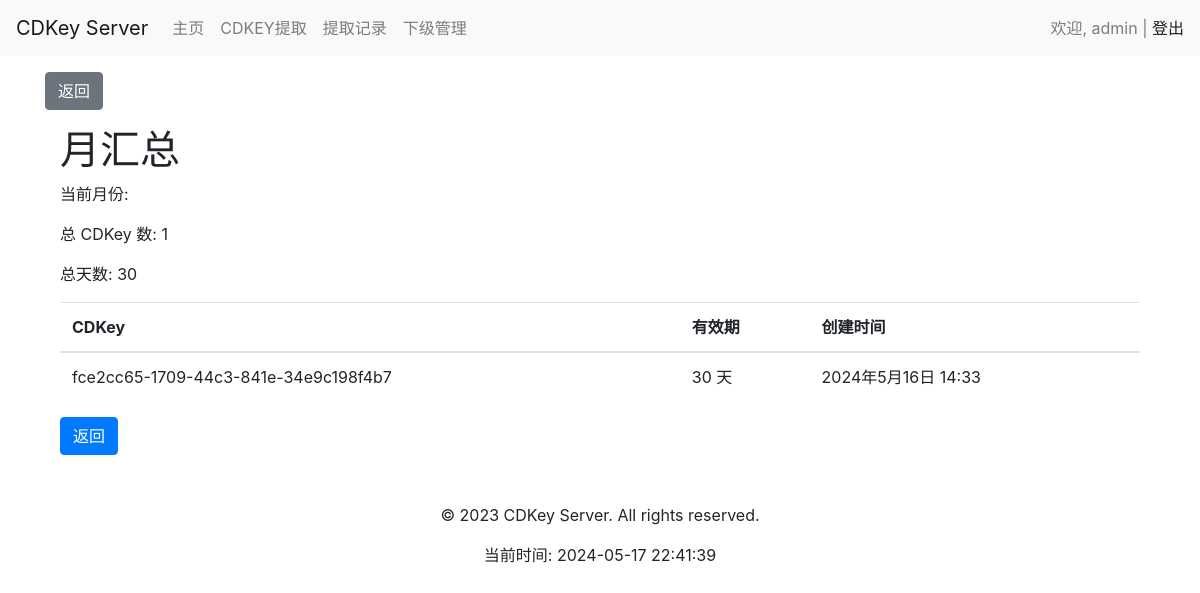
Page /user/cdkey/monthly-summary/ (signed in) on the earlier database version.
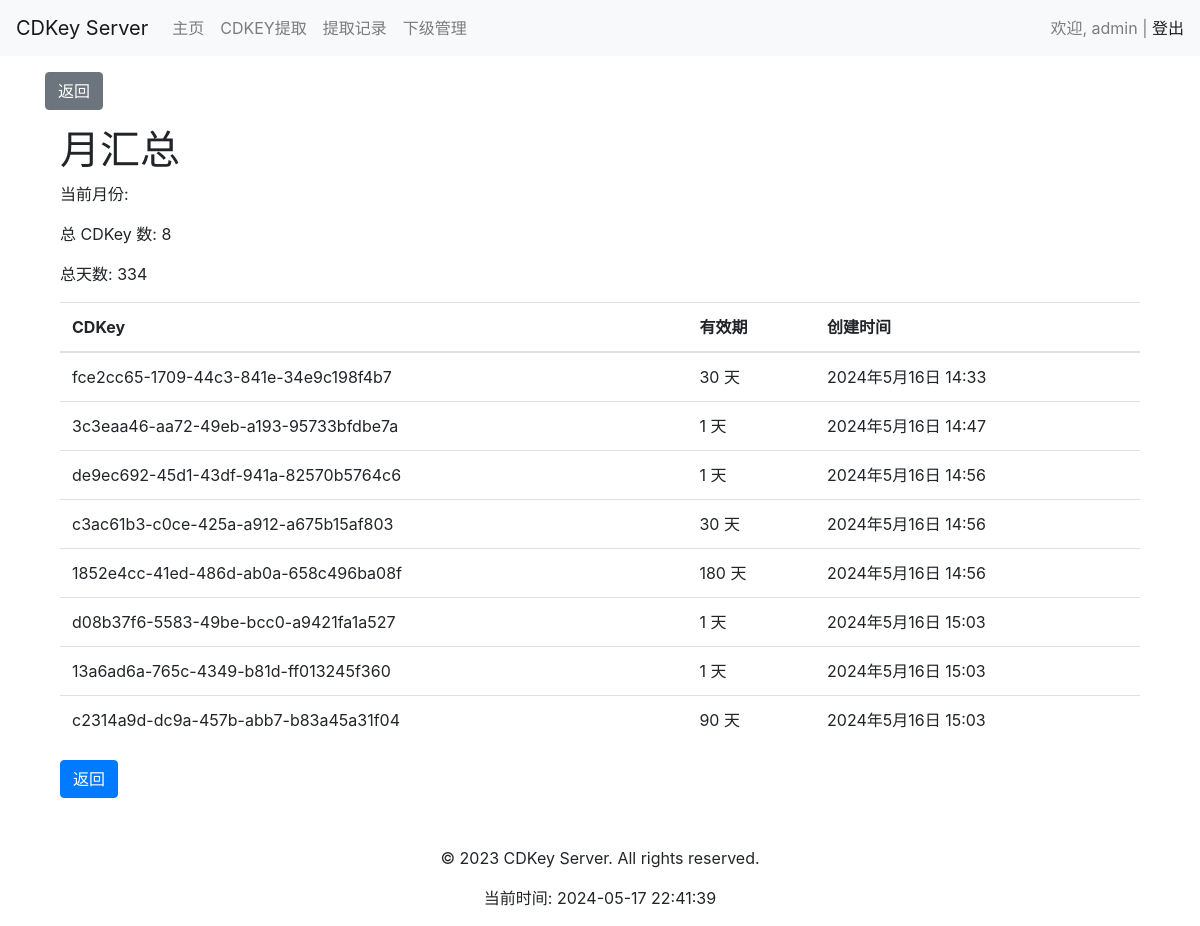
Same page on the later database version.
### user/models.py (models this page shows, shortened)
class CDKey(models.Model):
    VALIDITY_CHOICES = [
        (1, '1 天'),
        (30, '30 天'),
        (90, '90 天'),
        (180, '180 天'),
        (365, '365 天'),
        (730, '730 天'),
    ]
    key = models.CharField(max_length=255, unique=True)
    created_at = models.DateTimeField(auto_now_add=True)
    expires_at = models.DateTimeField()
    created_by = models.ForeignKey('User', on_delete=models.CASCADE, related_name='created_cdkeys')
    used_by = models.ForeignKey('User', on_delete=models.CASCADE, related_name='used_cdkeys', null=True, blank=True)
    used_at = models.DateTimeField(null=True, blank=True)
    validity_days = models.IntegerField(choices=VALIDITY_CHOICES, default=1)
    is_used_field = models.BooleanField(default=False, verbose_name="是否已使用")

### user/views.py (the view)
# urls.py: path('cdkey/monthly-summary/', views.cdkey_monthly_summary, name='cdkey_monthly_summary'),
def cdkey_monthly_summary(request):
    current_month = datetime.now().month
    current_year = datetime.now().year
    cdkeys = CDKey.objects.filter(created_by=request.user, created_at__month=current_month, created_at__year=current_year)
    total_cdkeys = cdkeys.count()
    total_days = sum(cdkey.validity_days for cdkey in cdkeys)
    context = {
        'cdkeys': cdkeys,
        'total_cdkeys': total_cdkeys,
        'total_days': total_days,
    }
    return render(request, 'user/cdkey_monthly_summary.html', context)

### user/templates/user/cdkey_monthly_summary.html
{% extends 'base.html' %}
{% block content %}
<div class="container">
    <h1>月汇总</h1>
    <p>当前月份: {{ current_month }}</p>
    <p>总 CDKey 数: {{ total_cdkeys }}</p>
    <p>总天数: {{ total_days }}</p>
    <table class="table">
        <thead>
            <tr>
                <th>CDKey</th>
                <th>有效期</th>
                <th>创建时间</th>
            </tr>
        </thead>
        <tbody>
            {% for cdkey in cdkeys %}
            <tr>
                <td>{{ cdkey.key }}</td>
                <td>{{ cdkey.validity_days }} 天</td>
                <td>{{ cdkey.created_at }}</td>
            </tr>
            {% endfor %}
        </tbody>
    </table>
    <a href="{% url 'user:cdkey_record' %}" class="btn btn-primary">返回</a>
</div>
{% endblock %}

Differences in the rows shown:
added CDKey: key "3c3eaa46-aa72-49eb-a193-95733bfdbe7a", validity_days "1", created_at "2024年5月16日 14:47"
added CDKey: key "de9ec692-45d1-43df-941a-82570b5764c6", validity_days "1", created_at "2024年5月16日 14:56"
added CDKey: key "c3ac61b3-c0ce-425a-a912-a675b15af803", validity_days "30", created_at "2024年5月16日 14:56"
added CDKey: key "1852e4cc-41ed-486d-ab0a-658c496ba08f", validity_days "180", created_at "2024年5月16日 14:56"
added CDKey: key "d08b37f6-5583-49be-bcc0-a9421fa1a527", validity_days "1", created_at "2024年5月16日 15:03"
added CDKey: key "13a6ad6a-765c-4349-b81d-ff013245f360", validity_days "1", created_at "2024年5月16日 15:03"
added CDKey: key "c2314a9d-dc9a-457b-abb7-b83a45a31f04", validity_days "90", created_at "2024年5月16日 15:03"
Other differences:
{{ total_cdkeys }}: "1" → "8"
{{ total_days }}: "30" → "334"
